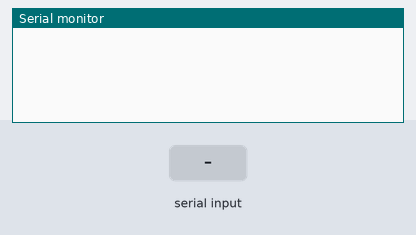
The program below on a simulated SparkFun Pro Micro, built with avr-gcc and run on an emulated ATmega32U4. On the bench: the last lines printed to the serial monitor. Inputs (shaded band) come from the test bench. Random numbers use the default seed unless the program sets one.

Above: at 1.2 s.
1.3 s: "HELLO\n" received over Serial
At 1.7 s:
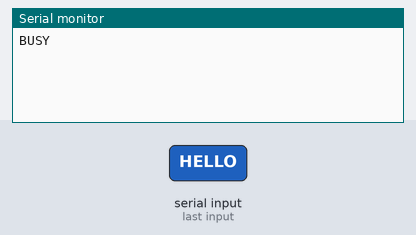
2.8 s: "HELLO\n" received over the second serial link
At 5.6 s:
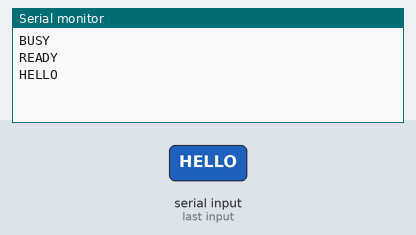
5.8 s: "1\n" received over the second serial link
At 6.3 s:
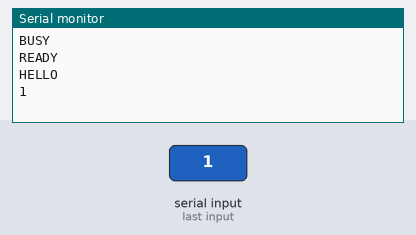

The program:

main.cpp
```cpp
// Pro Micro Brainstem — HELLO/READY handshake + reboot, pre-handshake Safe mode with periodic note, then passthrough
#include <Arduino.h>

#ifndef CREATE_SERIAL
#define CREATE_SERIAL Serial1
#endif

// Serial settings
static const unsigned long HOST_BAUD = 115200;   // USB CDC (host)
static const unsigned long CREATE_BAUD = 57600;  // Create 1 default (AutonomyLab)

// Power toggle wiring (DB-25 pin 3 ↔ Pro Micro D9)
#ifndef POWER_TOGGLE_PIN
#define POWER_TOGGLE_PIN 9
#endif
// Polarity: default active-low; override with -DPOWER_TOGGLE_ACTIVE_HIGH=1 if needed
#ifndef POWER_TOGGLE_ACTIVE_HIGH
#define POWER_TOGGLE_ACTIVE_HIGH 0
#endif
static const unsigned long POWER_PULSE_HIGH_MS = 100;  // pulse width
static const unsigned long POWER_OFF_SETTLE_MS = 1200; // after OFF
static const unsigned long POWER_POST_DELAY_MS = 2000; // after ON

// Small control-line parser for HELLO
static char g_ctrlBuf[16];
static uint8_t g_ctrlLen = 0;
static bool g_hostMode = false; // becomes true after READY

// Minimal OI opcodes for benign init
static const uint8_t OI_START = 128;
static const uint8_t OI_SAFE  = 131;
static const uint8_t OI_SONG  = 140;
static const uint8_t OI_PLAY  = 141;

// Pre-handshake ambient beeps (R2D2-style): spaced, gentle phrases
static unsigned long g_nextAmbientMs = 0;   // when to play next ambient phrase
static bool g_ambientDefined = false;       // whether ambient songs were defined on OI
static unsigned long g_lastOiReadyMs = 0;   // last time probe returned a byte
// Periodic OI mode assertion (START/SAFE) to catch late power-on
static const unsigned long OI_ASSERT_MS = 1000; // 1s
static unsigned long g_lastOiAssertMs = 0;
// Lightweight probe timing
static const unsigned long PROBE_WAIT_MS = 60; // wait up to 60ms for a sensor byte
static const unsigned long PROBE_INTERVAL_MS = 1000;
static unsigned long g_lastProbeMs = 0;
// Recommended inter-opcode gap (per OI spec guidance)
static const unsigned long OI_GAP_MS = 20;

// Define a small palette of pleasant phrases (IDs 0..5)
// 0: yawn (down then up), 1: stretch (upwards arpeggio), 2: soft warble,
// 3: chirp-up, 4: chirp-down, 5: trill
static void defineAmbientSongs() {
  auto defineSong = [](uint8_t id, const uint8_t* notes, const uint8_t* durs, uint8_t count) {
    CREATE_SERIAL.write(OI_SONG);
    CREATE_SERIAL.write(id);
    CREATE_SERIAL.write(count);
    for (uint8_t i = 0; i < count; ++i) {
      CREATE_SERIAL.write(notes[i]);
      CREATE_SERIAL.write(durs[i]);
    }
    delay(OI_GAP_MS);
  };

  // Song 0: Yawn (A4..C4..G4), gentle and slow
  {
    const uint8_t notes[] = {69, 67, 65, 64, 62, 60, 62, 64, 65, 67};
    const uint8_t durs[]  = {12, 12, 12, 10, 10, 10, 10, 10, 12, 14};
    defineSong(0, notes, durs, (uint8_t)(sizeof(notes)));
  }
  // Song 1: Stretch (C4 E4 G4 C5 G4)
  {
    const uint8_t notes[] = {60, 64, 67, 72, 67};
    const uint8_t durs[]  = {10, 10, 10, 12, 10};
    defineSong(1, notes, durs, (uint8_t)(sizeof(notes)));
  }
  // Song 2: Soft warble around E5
  {
    const uint8_t notes[] = {76, 75, 77, 75, 76, 74};
    const uint8_t durs[]  = {6,  6,  6,  6,  8,  8};
    defineSong(2, notes, durs, (uint8_t)(sizeof(notes)));
  }
  // Song 3: Chirp up (quick, light)
  {
    const uint8_t notes[] = {76, 79, 83};
    const uint8_t durs[]  = {4,  4,  6};
    defineSong(3, notes, durs, (uint8_t)(sizeof(notes)));
  }
  // Song 4: Chirp down (quick, light)
  {
    const uint8_t notes[] = {83, 79, 76};
    const uint8_t durs[]  = {4,  4,  6};
    defineSong(4, notes, durs, (uint8_t)(sizeof(notes)));
  }
  // Song 5: Trill (gentle alternating pair)
  {
    const uint8_t notes[] = {79, 81, 79, 81, 79, 81};
    const uint8_t durs[]  = {3,  3,  3,  3,  3,  6};
    defineSong(5, notes, durs, (uint8_t)(sizeof(notes)));
  }
  g_ambientDefined = true;
}

static inline void oiWriteDelay(uint8_t b) {
  CREATE_SERIAL.write(b);
  delay(OI_GAP_MS);
}

static void pulsePowerToggle() {
  // Drive only during pulse; tri-state otherwise to avoid unintended toggles
  if (POWER_TOGGLE_ACTIVE_HIGH) {
    pinMode(POWER_TOGGLE_PIN, OUTPUT);
    digitalWrite(POWER_TOGGLE_PIN, LOW);  // idle
    delay(2);
    digitalWrite(POWER_TOGGLE_PIN, HIGH); // active pulse
    delay(POWER_PULSE_HIGH_MS);
    digitalWrite(POWER_TOGGLE_PIN, LOW);  // release
    pinMode(POWER_TOGGLE_PIN, INPUT);     // tri-state
  } else {
    pinMode(POWER_TOGGLE_PIN, OUTPUT);
    digitalWrite(POWER_TOGGLE_PIN, HIGH); // idle
    delay(2);
    digitalWrite(POWER_TOGGLE_PIN, LOW);  // active pulse (low)
    delay(POWER_PULSE_HIGH_MS);
    digitalWrite(POWER_TOGGLE_PIN, HIGH); // release
    pinMode(POWER_TOGGLE_PIN, INPUT);     // tri-state
  }
}

void setup() {
  Serial.begin(HOST_BAUD);
  CREATE_SERIAL.begin(CREATE_BAUD, SERIAL_8N1);
  // Leave power toggle floating until explicitly pulsed
  pinMode(POWER_TOGGLE_PIN, INPUT);
  g_ctrlLen = 0;
  g_hostMode = false;
  // Seed RNG for random note selection
  randomSeed((unsigned long)micros());
  // Attempt to place robot into Safe mode (no power toggle here)
  oiWriteDelay(OI_START);
  oiWriteDelay(OI_SAFE);
  unsigned long now = millis();
  // Schedule first ambient phrase in a few seconds
  g_nextAmbientMs = now + 3000;
  g_lastOiAssertMs = now;
  g_lastProbeMs = now;
}

// (DTMF implementation removed in favor of friendlier tones)

void loop() {
  // Host → control or passthrough
  while (Serial.available() > 0) {
    int ci = Serial.read();
    if (ci < 0) break;
    uint8_t b = (uint8_t)ci;
    if (!g_hostMode) {
      // Host began typing: ensure pleasant chirps are defined; play a light chirp per char
      if ((millis() - g_lastOiReadyMs) < 5000 && !g_ambientDefined) {
        defineAmbientSongs();
      }
      if ((millis() - g_lastOiReadyMs) < 5000 && g_ambientDefined) {
        // Pick from chirp songs 3..5 for variation
        uint8_t pick = (uint8_t)(3 + (random(3))); // 3,4,5
        uint8_t play[] = { OI_PLAY, pick };
        CREATE_SERIAL.write(play, sizeof(play));
      }
      // Accumulate an ASCII line and look for HELLO
      if (b == '\n' || b == '\r') {
        g_ctrlBuf[g_ctrlLen < sizeof(g_ctrlBuf)-1 ? g_ctrlLen : sizeof(g_ctrlBuf)-1] = '\0';
        if (strcmp(g_ctrlBuf, "HELLO") == 0) {
          Serial.println("BUSY");
          // Deterministic OFF → ON power cycle
          pulsePowerToggle();                // OFF
          delay(POWER_OFF_SETTLE_MS);
          pulsePowerToggle();                // ON
          delay(POWER_POST_DELAY_MS);
          // Minimal OI init to a benign state with proper inter-opcode gap
          oiWriteDelay(OI_START);
          oiWriteDelay(OI_SAFE);
          // Hand over to host
          Serial.println("READY");
          g_hostMode = true;
        }
        g_ctrlLen = 0;
      } else if (g_ctrlLen + 1 < sizeof(g_ctrlBuf)) {
        g_ctrlBuf[g_ctrlLen++] = (char)b;
      } else {
        // overflow; reset buffer
        g_ctrlLen = 0;
      }
      // Do not forward bytes before READY
      continue;
    }
    // Passthrough mode
    CREATE_SERIAL.write(b);
  }

  // Robot → Host (only when in passthrough)
  if (g_hostMode) {
    while (CREATE_SERIAL.available() > 0) {
      int c = CREATE_SERIAL.read();
      if (c < 0) break;
      Serial.write((uint8_t)c);
    }
  } else {
    // Pre-handshake: keep robot in SAFE and occasionally play gentle phrases
    unsigned long now = millis();
    // Re-assert OI mode periodically so if the robot powers up later, we catch it
    if (now - g_lastOiAssertMs >= OI_ASSERT_MS) {
      // Do NOT resend START repeatedly (that would drop back to PASSIVE).
      // Only re-assert SAFE to remain in Safe mode.
      oiWriteDelay(OI_SAFE);
      g_lastOiAssertMs = now;
    }
    // Lightweight probe occasionally to confirm OI is listening
    bool oi_ready = false;
    if (now - g_lastProbeMs >= PROBE_INTERVAL_MS) {
      // Query packet 7 (one byte). If any byte comes back quickly, consider ready.
      while (CREATE_SERIAL.available() > 0) (void)CREATE_SERIAL.read();
      CREATE_SERIAL.write((uint8_t)142); // OI_SENSORS
      CREATE_SERIAL.write((uint8_t)7);
      unsigned long until = now + PROBE_WAIT_MS;
      while (millis() < until) {
        if (CREATE_SERIAL.available() > 0) { (void)CREATE_SERIAL.read(); oi_ready = true; break; }
      }
      g_lastProbeMs = now;
      if (oi_ready) g_lastOiReadyMs = now;
    }
    // Define ambient songs once after OI responds
    if (!g_ambientDefined && (now - g_lastOiReadyMs) < 5000) {
      defineAmbientSongs();
    }
    // Occasionally play a gentle phrase if OI seems ready
    if (g_ambientDefined && (now - g_lastOiReadyMs) < 5000 && now >= g_nextAmbientMs) {
      // Choose one of the ambient songs (0..2) mostly; occasionally a chirp (3..5)
      uint8_t base = (random(4) == 0) ? 3 : 0; // 25% pick chirp bank
      uint8_t songId = base + (uint8_t)random(3); // 0..2 or 3..5
      uint8_t play[] = { OI_PLAY, songId };
      CREATE_SERIAL.write(play, sizeof(play));
      // Next phrase in 4–9 seconds
      g_nextAmbientMs = now + 4000 + (unsigned long)random(5000);
    }
  }
}
```

Measured:
- after the input at 1.3 s, the serial monitor: prints a new line at once (image 1)
- after the input at 2.8 s, the serial monitor: prints a new line after 1.9 s (image 2)
- after the input at 5.8 s, the serial monitor: prints a new line at once (image 3)
